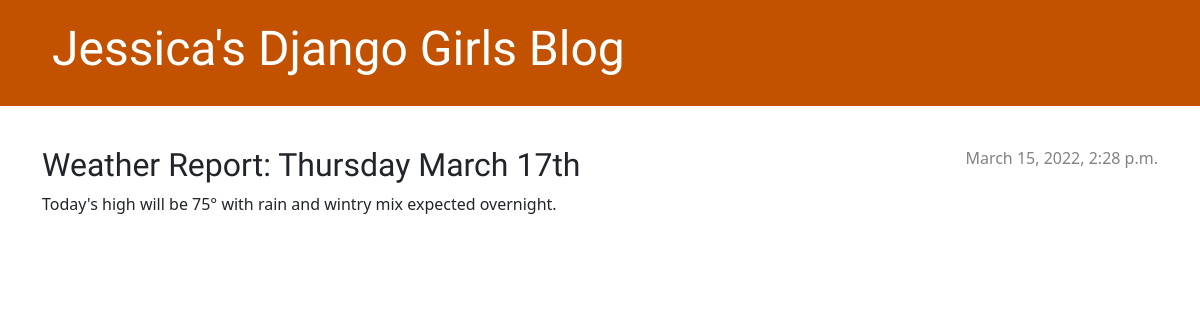
The app's page /post/4/ with its own data.
### blog/models.py (models this page shows, shortened)
class Post(models.Model):
    author = models.ForeignKey(settings.AUTH_USER_MODEL, on_delete=models.CASCADE)
    title = models.CharField(max_length=200)
    text = models.TextField()
    created_date = models.DateTimeField(default=timezone.now)
    published_date = models.DateTimeField(blank=True, null=True)

### blog/views.py (the view)
# urls.py: path('post/<int:pk>/', views.post_detail, name='post_detail'),
def post_detail(request, pk):
    post = get_object_or_404(Post, pk=pk)
    return render(request, 'blog/post_detail.html', {'post': post})

### blog/templates/blog/post_detail.html (shortened to what this page needs)
{% extends 'blog/base.html' %}
{% block content %}
    <article class="post">
    {% if post.published_date %}
        <div class="date">
            {{ post.published_date }}
        </div>
    {% else %}
        <a class="btn btn-default" href="{% url 'post_remove' pk=post.pk %}"><span class="glyphicon glyphicon-remove"></span>Delete</a>
        <a class="btn btn-default" href="{% url 'post_publish' pk=post.pk %}">Publish</a>
    {% endif %}
        <h2>{{ post.title }}</h2>
        <p>{{ post.text|linebreaksbr }}</p>
    </article>
{% endblock %}

### blog/static/css/blog.css (style rules this page uses)
h1, h2, h3, h4 { font-family: 'Lobster', cursive; }
.date { color: #828282; }
.post { margin-bottom: 70px; }
.post > .date, .post > .actions { float: right; }

### records on screen
Post: published_date "March 15, 2022, 2:28 p.m.", title "Weather Report: Thursday March 17th", text "Today's high will be 75° with rain and wintry mix expected overnight."
